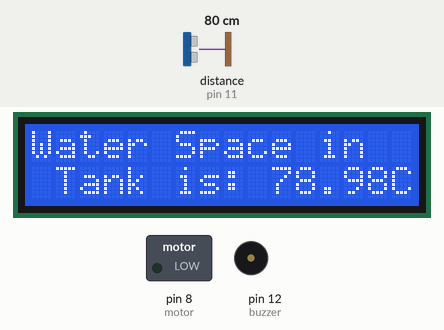
Simulated run of this sketch. Board: Arduino Uno, built with avr-gcc and run on an emulated ATmega328P. On the bench: 16×2 character LCD, switched loads named in the sketch (green lamp = pin HIGH), buzzer (waves = sounding, pin HIGH). Wiring (inferred from the names in the program): ultrasonic range finder: trigger pin 10; echo pin 11. Inputs (shaded band) come from the test bench; at power-on: distance to the obstacle (sensor on pin 11) 80 cm. The echo pulse lasts 58.3 µs per cm; pins used as bus, display or sensor lines are not drawn.

Above: at 3.2 s.
3.3 s: distance to the obstacle (sensor on pin 11) set to 45 cm
At 4.9 s:
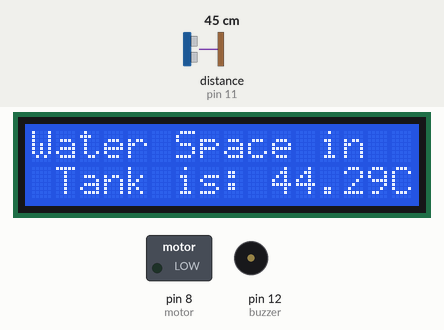
7.4 s: distance to the obstacle (sensor on pin 11) set to 36 cm
At 10.3 s:
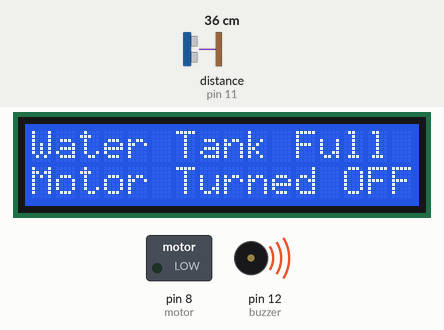
10.6 s: distance to the obstacle (sensor on pin 11) set to 98 cm
At 13.9 s:
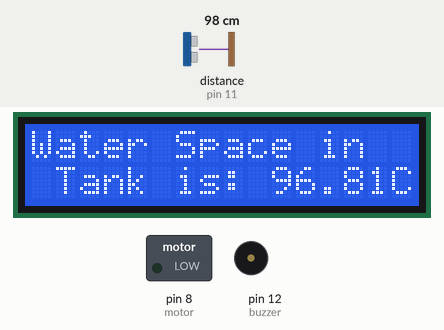
14.6 s: distance to the obstacle (sensor on pin 11) set to 105 cm
At 16.9 s:
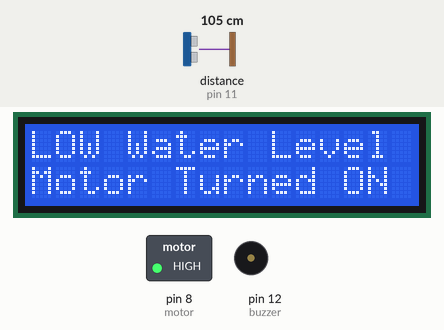
Timing chart, 0 to 18.4 s (numbered marks = the images above; inputs shaded):
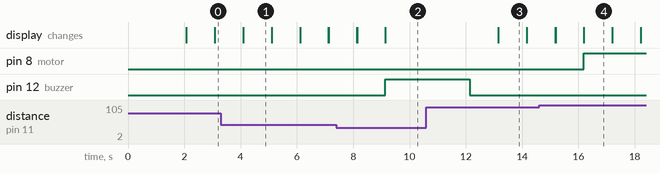

The sketch:

Automatic_Water_level_IAC.ino
```cpp
#include<LiquidCrystal.h>
#define trigger 10 //Pin on the arduino where the trigger pin is connected.
#define echo 11 //Pin on the arduino where the Echo pin is connected.
#define motor 8 //Pin on the arduino where the Motor pin is connected.
#define buzzer 12 //Pin on the arduino where the Buzzer(Led used) pin is connected.

LiquidCrystal LCD(A0,A1,A2,A3,A4,A5);////Pin on the arduino where the Rs,En,D4,D5,D6,D7 Pins are  connected
float time=0,distance=0;
int temp=0;

void setup() {
  // put your setup code here, to run once:
  pinMode(trigger,OUTPUT);//Sets Trigger pin as output.
  pinMode(echo,INPUT);//Sets Echo pin as input.
  pinMode(motor,OUTPUT);//Sets Motor as output.
  pinMode(buzzer,OUTPUT);//Sets Buzzer as Output.
  LCD.begin(16, 2);
  LCD.setCursor (0,0);
  LCD.print("Water level");
  LCD.setCursor (0,1);
  LCD.print("Indicator");
  delay(2000);
  LCD.clear();
}

void loop() {
  // put your main code here, to run repeatedly:
  digitalWrite(trigger,LOW);
  delayMicroseconds(2); // Sets the trigger pin Low for 2 Microseconds.
  digitalWrite(trigger,HIGH);
  delayMicroseconds(10);//Sets the trigger pin HIGH for 10 Microseconds.
  digitalWrite(trigger,LOW);
  delayMicroseconds(2); // Sets the trigger pin Low for 2 Microseconds.
  time=pulseIn(echo,HIGH);
  distance=time*340/20000;// alculate the Distance.
  LCD.setCursor (0,0);
  LCD.print("Water Space in");
  LCD.setCursor (0,1);
  LCD.print(" Tank is: ");
  LCD.print(distance);//prints the distance on the LCD
  LCD.print("Cm");
  delay(1000);
  LCD.clear();
  if(distance<40 && temp==0)
  {
    digitalWrite(motor,LOW);//Sets the motor pin to LOW.
    digitalWrite(buzzer,HIGH);//Sets the Buzzer pin to HIGH.

    LCD.setCursor (0,0);
    LCD.print("Water Tank Full");
    LCD.setCursor (0,1);
    LCD.print("Motor Turned OFF");
    LCD.print(millis());
    delay(3000);
    digitalWrite(buzzer,LOW);//Sets the Buzzer pin to LOW.
    delay(1000);
    LCD.clear();
    temp=1;

  }
  else if(distance<40 && temp==1)
  {
    digitalWrite(motor,LOW);//Sets the motor pin to LOW.

    LCD.setCursor(0,0);
    LCD.print("Water Tank Full");
    LCD.setCursor(0,1);
    LCD.print("Motor Turned OFF");
    delay(1000);
    LCD.clear();
  }
  else if(distance>100)
  {
    digitalWrite(motor,HIGH);//Sets the motor pin to HIGH.

    LCD.setCursor(0,0);
    LCD.print("LOW Water Level");
    LCD.setCursor(0,1);
    LCD.print("Motor Turned ON");
    delay(1000);
    temp=0;
    LCD.clear();
  }
}
```

Measured:
- the behaviour switches between 41 and 40 cm on distance to the obstacle (sensor on pin 11) (found by bisection; images 1 and 2)
- the behaviour switches between 101 and 102 cm on distance to the obstacle (sensor on pin 11) (found by bisection; images 3 and 4)
- after the input at 3.3 s, the display: first differs from a run without the input after 0.80 s (image 1)
- after the input at 7.4 s, pin 12 (buzzer): LOW → HIGH after 1.7 s; the display: first differs from a run without the input after 0.74 s (image 2 shows a later state)
- after the input at 14.6 s, pin 8 (motor): LOW → HIGH after 1.6 s; the display: first differs from a run without the input after 0.59 s (image 4 shows a later state)
- what the display in image 1 shows lasts 1.0 s, from 4.1 s to 5.1 s
